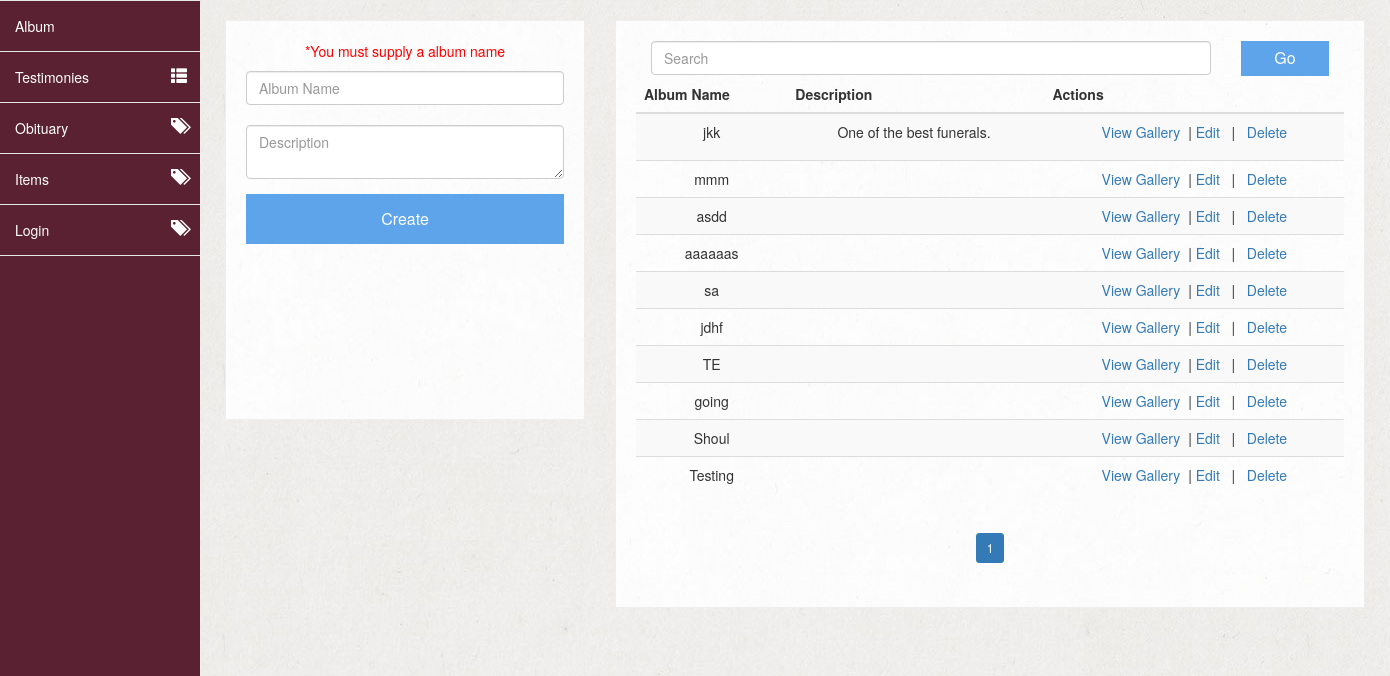
The app's page /views/album-management.php?error=1 (signed in), older data.
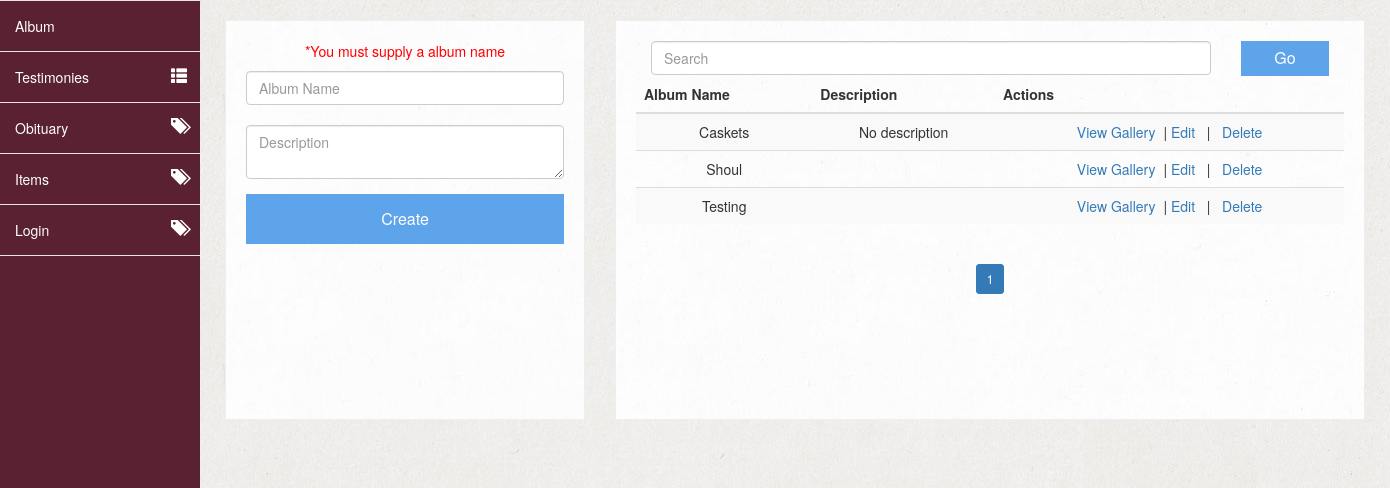
The same page, newer data.
### tables this page shows
CREATE TABLE `albums` (
  `id` int(11) NOT NULL,
  `name` varchar(40) NOT NULL,
  `description` text
);

### public/services/AlbumService.php (called while the page is built, shortened)
<?php
require_once '../classes/Album.php';
class AlbumService
{
    private $_count;
    private $_LIMIT;
    public function __construct(){
        $this->_LIMIT = 10;
    }
    public function getNumberOfPages(){
        return ceil($this->_count /$this->_LIMIT);
    }
    public function getCount(){
        $db = Database::getInstance();
        $result = $db->query('select count(*) as count from albums');
        $this->_count = $result->fetch_assoc()['count'];
        return $this->_count;
    }
    public function getAlbumbyLimit($page_num = 1, $limit = 10, $name = ''){
        $db = Database::getInstance();
        $this->_LIMIT = $limit;
        $this->getCount();
		$start = $this->_LIMIT * ($page_num-1);
	    $list = [];
	    $limitQuery = "{$start},{$this->_LIMIT}";
        $name = $db->escape_string($name);
	    $nameQuery = " name like '%{$name}%' ";
		if($result = $db->query("select * from albums where {$nameQuery} order by id desc limit {$limitQuery}"))
		{
		    $i =0;
		    while($obj = $result->fetch_assoc()){
               $album = new Album();
               $album->setId($obj["id"]);
               $album->setName($obj["name"]);
               $album->setDescription($obj["description"]);
               $images = [];
               $id = $obj["id"];
               if($result2 = $db->query("select * from images where fk_album_id = {$id}"))
		       {
                  $x = 0;
		          while($row = $result2->fetch_assoc()){
                     $image = new Image();
		             $image->setId($row["id"]);
		             $image->setPath($row["path"]);
                     $images[$x] = $image;
                     $x++;
                  }
                  $album->setImages($images);
               }
               $list[$i] = $album;
               $i++;
		    }
	    }
		 return $list;
    }
}
?>

### public/classes/Album.php (called while the page is built, shortened)
<?php
class Album{
    private $_id = 0;
    private $_name = "";
    private $_description="";
    public function getId(){
        return $this->_id;
    }
    public function setId($id){
        $this->_id=$id;
    }
    public function getName(){
        return $this->_name;
    }
    public function setName($name){
        $this->_name = $name;
    }
    public function getDescription(){
        return $this->_description;
    }
    public function setDescription($description){
        $this->_description = $description;
    }
}
?>

### public/views/album-management.php (the view, shortened to what this page needs)
<?php
 require('../services/AlbumService.php');
 require_once('admin-sidebar.php');
?>
<?php
    $albumService = new AlbumService();
    $page_num = 1;
    $album = null;
    if(isset($_GET["q"])){
       $albumList = $albumService->getAlbumbyLimit($page_num, 10, $_GET["q"]);
    }else{
       $albumList = $albumService->getAlbumbyLimit($page_num, 10);
    }
    $numberOfPages = $albumService->getNumberOfPages();
?>
<div class="container album-management">
    <div class="row">
        <div class="col-md-4 col-sm-4 col-xs-12">
            <div class="card">
                <?php
                  if(isset($_GET["error"])){
                      if($_GET["error"] == 1){
                        echo"<p class='error'>*You must supply a album name</p>";
                      }
                  }
                ?>
                <form action="<?= (isset($album))?'../actions/album-actions.php?id='.$album->getId():'../actions/album-actions.php'?>" method="post">
                    <input type="text" value="<?=(isset($album))?$album->getName():''?>" class="form-control" name="name" placeholder="Album Name">
                    <div class="form-group">
                        <textarea id="details" type="text" name="description" maxlength="120" placeholder="Description" class="form-control" id="detail" required><?=(isset($album))?$album->getDescription():''?></textarea>
                    </div>
                    <button type="submit" class=""><?= (isset($album))?'Save Changes':'Create'?></button>
                </form>
            </div>
        </div>
        <div class="col-md-8 col-sm-8 col-xs-12">
            <div class="card">
                <form class="form-inline" >
                    <div class="col-sm-10">
                        <input type="text" class="form-control" name="q" placeholder="Search">
                    </div>
                    <div class="col-sm-2">
                       <button type="submit" class="" style="height: 35px !important;">Go</button>
                    </div>
                </form>
                <table class="table table-striped">
                    <thead>
                        <tr>
                            <th>Album Name</th>
                            <th>Description</th>
                            <th>Actions</th>
                        </tr>
                    </thead>
                    <tbody>
                        <?php foreach($albumList as $album) :?>
                        <tr>
                            <td><?= $album->getName()?></td>
                            <td><?= $album->getDescription()?></td>
                            <td>
                                <a href=<?= './gallery-management.php?id='.$album->getId()?>>View Gallery</a> &nbsp|
                                <a href=<?= './album-management.php?id='.$album->getId()?>>Edit</a> &nbsp | &nbsp
                                <a href="<?='../actions/album-actions.php?id='.$album->getId().'&delete=yes'?>">Delete</a>
                            </td>
                        </tr>
                        <?php endforeach; ?>
                    </tbody>
                </table>
                 <div class="row text-center">
                <nav aria-label="..." style=" position: relative; margin: auto 0;">
                <ul class="pagination pagination-sm">
                    <?php for( $i =1; $i <= $numberOfPages; $i++):?>
                    <li class="page-item <?=($page_num == $i)?'active':''?>"><a class="page-link" <?=($page_num == $i)?' ':"href= 'album-management.php?page_num=$i'"?> > <?=$i ?></a></li>
                    <?php endfor;?>
                </ul>
                </nav>
              </div>
            </div>
        </div>
    </div>
</div>
<?php require_once('admin-footer.php'); ?>

### public/views/admin-sidebar.php (shortened to what this page needs)
<!Doctype html>
<html>
    <head>
      <link rel="stylesheet" type="Text/css" href="../assets/lib/bootstrap/css/bootstrap.min.css">
      <link rel="stylesheet" type="Text/css" href="../assets/css/style.css">
      <link rel="stylesheet" type="Text/css" href="../assets/css/side-bar.css">
      <link rel="stylesheet" href="../assets/css/animate.css">
    </head>
    <body>
    <nav class="navbar navbar-default sidebar" role="navigation">
        <div class="container-fluid">
            <div class="collapse navbar-collapse" id="bs-sidebar-navbar-collapse-1">
            <ul class="nav navbar-nav">
                <li class="<?=($page==1)?'iactive':''?>"><a href="./album-management.php">Album<span style="font-size:16px;" class="pull-right hidden-xs showopacity glyphicon glyphicon-image"></span></a></li>
                <li class="<?=($page==2)?'iactive':''?>"><a href="./testimony-management.php">Testimonies<span style="font-size:16px;" class="pull-right hidden-xs showopacity glyphicon glyphicon-th-list"></span></a></li>
                <li class="<?=($page==3)?'iactive':''?>"><a href="./obituary-grid.php">Obituary<span style="font-size:16px;" class="pull-right hidden-xs showopacity glyphicon glyphicon-tags"></span></a></li>
                <li class="<?=($page==4)?'iactive':''?>"><a href="./category-management.php">Items<span style="font-size:16px;" class="pull-right hidden-xs showopacity glyphicon glyphicon-tags"></span></a></li>
                <li ><a href="../actions/logout-action.php">Login<span style="font-size:16px;" class="pull-right hidden-xs showopacity glyphicon glyphicon-tags"></span></a></li>
            </ul>
            </div>
        </div>
    </nav>
    <div class="main" >

### public/views/admin-footer.php (shortened to what this page needs)
</div>
    </body>
</html>

### public/assets/css/style.css (style rules this page uses)
body { padding:0; margin:0; background-image: url('../img/top_bg.jpg') }
.navbar { border-radius: 0px !important; background-color: #592131 !important; border: 0px !important; }
.navbar li a, .navbar-header a { color:#fff !important; }
.card { height: 400px !important; border: 1px solid #eee; padding: 20px; margin-top: 10px; text-align: center; background-color: #fff; position: relative; background-image: url('../img/white_bg.jpg'); }
.card ul { list-style: none; padding-left: 0px; }
.error { color: red !important; }
.album-management input { width: 100% !important; }
.album-management .card { margin-bottom: 40px !important; }
.album-management .card { height: auto !important; min-height: 400px; border: 1px solid #eee; padding: 20px; margin-top: 10px; margin-bottom: 150px; text-align: center; background-color: #fff; background-image: url('../img/white_bg.jpg'); }
.album-management button { height: 50px !important; width: 100% !important; background-color: #5da4ea; border: none !important; color: white !important; text-decoration: none !important; display: inline-block !important; font-size: 16px !important; }

### public/assets/css/side-bar.css (style rules this page uses)
body,html { height: 100vh; }
nav.sidebar, .main { -webkit-transition: margin 200ms ease-out; -moz-transition: margin 200ms ease-out; -o-transition: margin 200ms ease-out; transition: margin 200ms ease-out; }
.main { padding: 10px 10px 0 10px; }
@media (min-width: 765px) { .main { position: absolute; width: calc(100% - 40px); margin-left: 40px; float: right; } }
@media (min-width: 765px) { nav.sidebar a { padding-right: 13px; } }
@media (min-width: 765px) { nav.sidebar .navbar-nav > li:first-child { border-top: 1px #e5e5e5 solid; } }
@media (min-width: 765px) { nav.sidebar .navbar-nav > li { border-bottom: 1px #e5e5e5 solid; } }
@media (min-width: 765px) { nav.sidebar .navbar-collapse, nav.sidebar .container-fluid { padding: 0 0px 0 0px; } }
@media (min-width: 765px) { nav.sidebar { width: 200px; height: 100%; margin-left: -160px; float: left; margin-bottom: 0px; } }
@media (min-width: 765px) { nav.sidebar li { width: 100%; } }
@media (min-width: 1330px) { .main { width: calc(100% - 200px); margin-left: 200px; } }
@media (min-width: 1330px) { nav.sidebar { margin-left: 0px; float: left; } }

Row changes from the older to the newer data that the page shows:
removed albums: name "jkk", description "One of the best funerals."
removed albums: name "mmm"
removed albums: name "asdd"
removed albums: name "aaaaaas"
removed albums: name "sa"
removed albums: name "jdhf"
removed albums: name "TE"
changed albums: name "going" → "Caskets"; description (not shown) → "No description"
